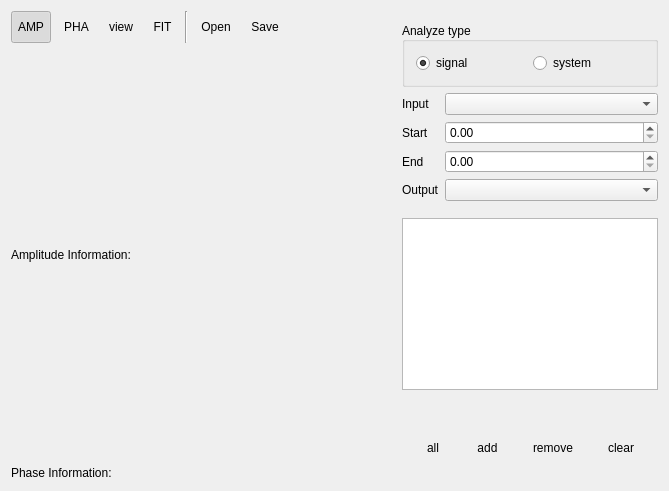
<?xml version="1.0" encoding="UTF-8"?>
<ui version="4.0">
 <class>DftWidget</class>
 <widget class="QWidget" name="DftWidget">
  <property name="geometry">
   <rect>
    <x>0</x>
    <y>0</y>
    <width>669</width>
    <height>491</height>
   </rect>
  </property>
  <property name="windowTitle">
   <string>DftWidget</string>
  </property>
  <layout class="QHBoxLayout" name="horizontalLayout_2" stretch="1,0">
   <item>
    <layout class="QVBoxLayout" name="verticalLayout_3" stretch="0,1,0,1,0">
     <item>
      <layout class="QHBoxLayout" name="horizontalLayout_4">
       <item>
        <widget class="QToolButton" name="btn_amp">
         <property name="minimumSize">
          <size>
           <width>32</width>
           <height>32</height>
          </size>
         </property>
         <property name="text">
          <string>AMP</string>
         </property>
         <property name="icon">
          <iconset>
           <selectedon>:/icon/AMP.png</selectedon>
          </iconset>
         </property>
         <property name="iconSize">
          <size>
           <width>32</width>
           <height>32</height>
          </size>
         </property>
         <property name="checkable">
          <bool>true</bool>
         </property>
         <property name="checked">
          <bool>true</bool>
         </property>
         <property name="autoRaise">
          <bool>true</bool>
         </property>
        </widget>
       </item>
       <item>
        <widget class="QToolButton" name="btn_pha">
         <property name="minimumSize">
          <size>
           <width>32</width>
           <height>32</height>
          </size>
         </property>
         <property name="text">
          <string>PHA</string>
         </property>
         <property name="icon">
          <iconset>
           <selectedon>:/icon/PHA.png</selectedon>
          </iconset>
         </property>
         <property name="iconSize">
          <size>
           <width>32</width>
           <height>32</height>
          </size>
         </property>
         <property name="checkable">
          <bool>true</bool>
         </property>
         <property name="checked">
          <bool>false</bool>
         </property>
         <property name="autoRaise">
          <bool>true</bool>
         </property>
        </widget>
       </item>
       <item>
        <widget class="QToolButton" name="btn_view">
         <property name="minimumSize">
          <size>
           <width>32</width>
           <height>32</height>
          </size>
         </property>
         <property name="text">
          <string>view</string>
         </property>
         <property name="icon">
          <iconset>
           <selectedon>:/icon/view.png</selectedon>
          </iconset>
         </property>
         <property name="iconSize">
          <size>
           <width>32</width>
           <height>32</height>
          </size>
         </property>
         <property name="autoRaise">
          <bool>true</bool>
         </property>
        </widget>
       </item>
       <item>
        <widget class="QToolButton" name="btn_fitall">
         <property name="minimumSize">
          <size>
           <width>32</width>
           <height>32</height>
          </size>
         </property>
         <property name="text">
          <string>FIT</string>
         </property>
         <property name="icon">
          <iconset>
           <selectedon>:/icon/fit.png</selectedon>
          </iconset>
         </property>
         <property name="iconSize">
          <size>
           <width>32</width>
           <height>32</height>
          </size>
         </property>
         <property name="checkable">
          <bool>false</bool>
         </property>
         <property name="autoRaise">
          <bool>true</bool>
         </property>
        </widget>
       </item>
       <item>
        <widget class="Line" name="line">
         <property name="orientation">
          <enum>Qt::Vertical</enum>
         </property>
        </widget>
       </item>
       <item>
        <widget class="QToolButton" name="btn_open">
         <property name="minimumSize">
          <size>
           <width>32</width>
           <height>32</height>
          </size>
         </property>
         <property name="text">
          <string>Open</string>
         </property>
         <property name="icon">
          <iconset>
           <selectedon>:/icon/menu_open.png</selectedon>
          </iconset>
         </property>
         <property name="iconSize">
          <size>
           <width>32</width>
           <height>32</height>
          </size>
         </property>
         <property name="autoRaise">
          <bool>true</bool>
         </property>
        </widget>
       </item>
       <item>
        <widget class="QToolButton" name="btn_save">
         <property name="minimumSize">
          <size>
           <width>32</width>
           <height>32</height>
          </size>
         </property>
         <property name="text">
          <string>Save</string>
         </property>
         <property name="icon">
          <iconset>
           <selectedon>:/icon/menu_save.png</selectedon>
          </iconset>
         </property>
         <property name="iconSize">
          <size>
           <width>32</width>
           <height>32</height>
          </size>
         </property>
         <property name="autoRaise">
          <bool>true</bool>
         </property>
        </widget>
       </item>
       <item>
        <spacer name="horizontalSpacer">
         <property name="orientation">
          <enum>Qt::Horizontal</enum>
         </property>
         <property name="sizeHint" stdset="0">
          <size>
           <width>40</width>
           <height>20</height>
          </size>
         </property>
        </spacer>
       </item>
      </layout>
     </item>
     <item>
      <widget class="QCustomPlot" name="dftPlot" native="true"/>
     </item>
     <item>
      <widget class="QLabel" name="label_dftam">
       <property name="text">
        <string>Amplitude Information:</string>
       </property>
      </widget>
     </item>
     <item>
      <widget class="QCustomPlot" name="dftPlot_2" native="true"/>
     </item>
     <item>
      <widget class="QLabel" name="label_dftph">
       <property name="text">
        <string>Phase Information:</string>
       </property>
      </widget>
     </item>
    </layout>
   </item>
   <item>
    <layout class="QVBoxLayout" name="verticalLayout" stretch="0,1,0,0">
     <item>
      <widget class="QWidget" name="widget" native="true">
       <property name="minimumSize">
        <size>
         <width>0</width>
         <height>100</height>
        </size>
       </property>
       <layout class="QVBoxLayout" name="verticalLayout_2" stretch="0,1">
        <property name="leftMargin">
         <number>0</number>
        </property>
        <property name="rightMargin">
         <number>0</number>
        </property>
        <item>
         <widget class="QGroupBox" name="groupBox">
          <property name="title">
           <string>Analyze type</string>
          </property>
          <property name="alignment">
           <set>Qt::AlignLeading|Qt::AlignLeft|Qt::AlignVCenter</set>
          </property>
          <layout class="QHBoxLayout" name="horizontalLayout_3">
           <item>
            <widget class="QRadioButton" name="radioButton_signal">
             <property name="text">
              <string>signal</string>
             </property>
             <property name="checked">
              <bool>true</bool>
             </property>
            </widget>
           </item>
           <item>
            <widget class="QRadioButton" name="radioButton_system">
             <property name="text">
              <string>system</string>
             </property>
             <property name="checkable">
              <bool>true</bool>
             </property>
            </widget>
           </item>
          </layout>
         </widget>
        </item>
        <item>
         <layout class="QFormLayout" name="formLayout">
          <item row="0" column="0">
           <widget class="QLabel" name="label_input">
            <property name="text">
             <string>Input</string>
            </property>
           </widget>
          </item>
          <item row="0" column="1">
           <widget class="QComboBox" name="comboBox_input"/>
          </item>
          <item row="1" column="0">
           <widget class="QLabel" name="label_start">
            <property name="text">
             <string>Start</string>
            </property>
           </widget>
          </item>
          <item row="1" column="1">
           <widget class="QDoubleSpinBox" name="doubleSpinBox_start">
            <property name="maximum">
             <double>18446744073709551616.000000000000000</double>
            </property>
           </widget>
          </item>
          <item row="2" column="0">
           <widget class="QLabel" name="label_end">
            <property name="text">
             <string>End</string>
            </property>
           </widget>
          </item>
          <item row="2" column="1">
           <widget class="QDoubleSpinBox" name="doubleSpinBox_end">
            <property name="maximum">
             <double>4294967296.000000000000000</double>
            </property>
           </widget>
          </item>
          <item row="3" column="0">
           <widget class="QLabel" name="label_output">
            <property name="text">
             <string>Output</string>
            </property>
           </widget>
          </item>
          <item row="3" column="1">
           <widget class="QComboBox" name="comboBox_output"/>
          </item>
         </layout>
        </item>
       </layout>
      </widget>
     </item>
     <item>
      <widget class="QTableWidget" name="tableWidget"/>
     </item>
     <item>
      <widget class="QLabel" name="label_fullName">
       <property name="text">
        <string/>
       </property>
      </widget>
     </item>
     <item>
      <layout class="QHBoxLayout" name="horizontalLayout">
       <item>
        <widget class="QToolButton" name="btn_all">
         <property name="minimumSize">
          <size>
           <width>32</width>
           <height>64</height>
          </size>
         </property>
         <property name="text">
          <string>all</string>
         </property>
         <property name="icon">
          <iconset>
           <selectedon>:/icon/all.png</selectedon>
          </iconset>
         </property>
         <property name="iconSize">
          <size>
           <width>32</width>
           <height>32</height>
          </size>
         </property>
         <property name="checkable">
          <bool>false</bool>
         </property>
         <property name="toolButtonStyle">
          <enum>Qt::ToolButtonTextUnderIcon</enum>
         </property>
         <property name="autoRaise">
          <bool>true</bool>
         </property>
        </widget>
       </item>
       <item>
        <widget class="QToolButton" name="btn_add">
         <property name="minimumSize">
          <size>
           <width>32</width>
           <height>64</height>
          </size>
         </property>
         <property name="text">
          <string>add</string>
         </property>
         <property name="icon">
          <iconset>
           <selectedon>:/icon/add.png</selectedon>
          </iconset>
         </property>
         <property name="iconSize">
          <size>
           <width>32</width>
           <height>32</height>
          </size>
         </property>
         <property name="toolButtonStyle">
          <enum>Qt::ToolButtonTextUnderIcon</enum>
         </property>
         <property name="autoRaise">
          <bool>true</bool>
         </property>
        </widget>
       </item>
       <item>
        <widget class="QToolButton" name="btn_remove">
         <property name="minimumSize">
          <size>
           <width>32</width>
           <height>64</height>
          </size>
         </property>
         <property name="text">
          <string>remove</string>
         </property>
         <property name="icon">
          <iconset>
           <selectedon>:/icon/remove.png</selectedon>
          </iconset>
         </property>
         <property name="iconSize">
          <size>
           <width>32</width>
           <height>32</height>
          </size>
         </property>
         <property name="toolButtonStyle">
          <enum>Qt::ToolButtonTextUnderIcon</enum>
         </property>
         <property name="autoRaise">
          <bool>true</bool>
         </property>
        </widget>
       </item>
       <item>
        <widget class="QToolButton" name="btn_clear">
         <property name="minimumSize">
          <size>
           <width>32</width>
           <height>64</height>
          </size>
         </property>
         <property name="text">
          <string>clear</string>
         </property>
         <property name="icon">
          <iconset>
           <selectedon>:/icon/clear.png</selectedon>
          </iconset>
         </property>
         <property name="iconSize">
          <size>
           <width>32</width>
           <height>32</height>
          </size>
         </property>
         <property name="toolButtonStyle">
          <enum>Qt::ToolButtonTextUnderIcon</enum>
         </property>
         <property name="autoRaise">
          <bool>true</bool>
         </property>
        </widget>
       </item>
      </layout>
     </item>
    </layout>
   </item>
  </layout>
 </widget>
 <layoutdefault spacing="6" margin="11"/>
 <customwidgets>
  <customwidget>
   <class>QCustomPlot</class>
   <extends>QWidget</extends>
   <header>qcustomplot.h</header>
   <container>1</container>
  </customwidget>
 </customwidgets>
 <resources/>
 <connections/>
</ui>
